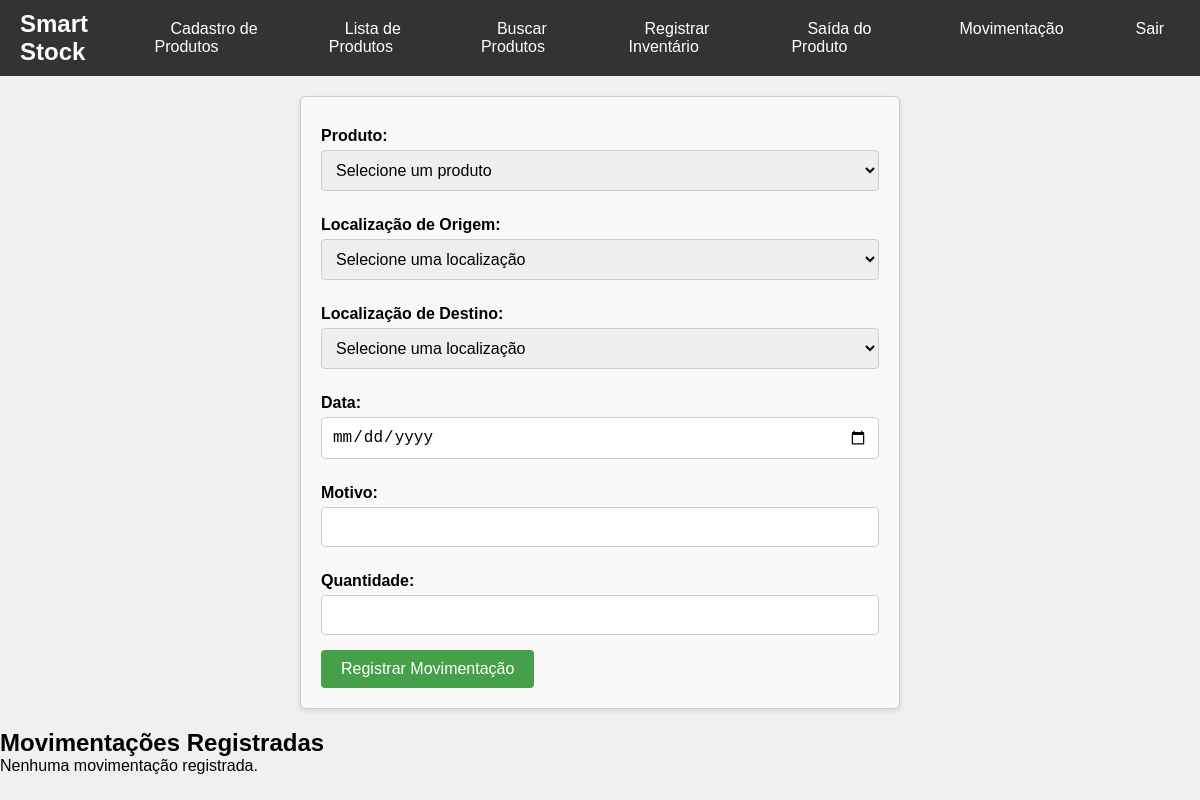
The page /view/movimentacao.php (signed in) on the database as committed earlier.
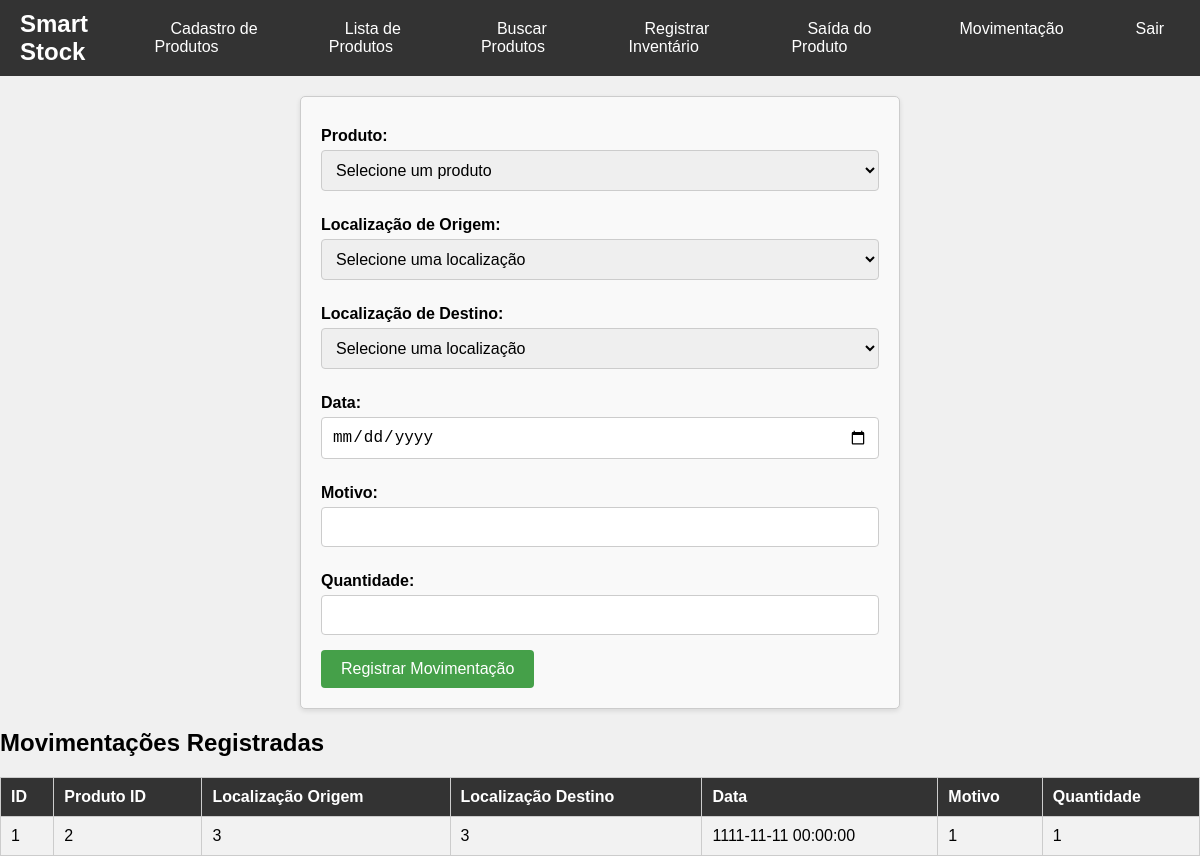
The same page on the database as committed later.
### tables this page shows
CREATE TABLE `movimentacao` (
  `movimentacao_id` int NOT NULL,
  `produto_id` int DEFAULT NULL,
  `localizacao_origem_id` int DEFAULT NULL,
  `localizacao_destino_id` int DEFAULT NULL,
  `data_movimentacao` datetime DEFAULT CURRENT_TIMESTAMP,
  `operador_id` int DEFAULT NULL,
  `motivo` varchar(255) DEFAULT NULL,
  `quantidade_movimentada` int DEFAULT NULL
);

### view/movimentacao.php (the view, shortened to what this page needs)
<!DOCTYPE html>
<html lang="pt-BR">
<head>
    <link rel="stylesheet" href="../css/header.css">
    <link rel="stylesheet" href="../css/index.css">
    <link rel="stylesheet" href="../css/produto/registrarMovimentacao.css">
</head>
<body>
<header id="header">
        <nav id="navbar">
            <h1 id="system-name">Smart Stock</h1>
            <ul id="nav">
                <li class="nav-item"><a href="cadastroProduto.php">Cadastro de Produtos</a></li>
                <li class="nav-item"><a href="listaProduto.php">Lista de Produtos</a></li>
                <li class="nav-item"><a href="buscarProduto.php">Buscar Produtos</a></li>
                <li class="nav-item"><a href="registrarInventario.php">Registrar Inventário</a></li>
                <li class="nav-item"><a href="registrarSaidaProduto.php">Saída do Produto</a></li>
                <li class="nav-item"><a href="movimentacao.php">Movimentação</a></li>
                <li class="nav-item"><a href="../index.php">Sair</a></li>
            </ul>
        </nav>
    </header>
    <form method="POST" action="../controller/registrarMovimentacao.php">
        <label for="produto_id">Produto:</label>
        <select name="produto_id" required>
            <option value="">Selecione um produto</option>
            <?php
            $conn = Conexao::conectar();
            ?>
        </select>
        <label for="localizacao_origem_id">Localização de Origem:</label>
        <select name="localizacao_origem_id" required>
            <option value="">Selecione uma localização</option>
        </select>
        <label for="localizacao_destino_id">Localização de Destino:</label>
        <select name="localizacao_destino_id" required>
            <option value="">Selecione uma localização</option>
        </select>
        <label for="data_movimentacao">Data:</label>
        <input type="date" name="data_movimentacao" required>
        <label for="motivo">Motivo:</label>
        <input type="text" name="motivo" required>
        <label for="quantidade_movimentada">Quantidade:</label>
        <input type="number" name="quantidade_movimentada" required>
        <button type="submit">Registrar Movimentação</button>
    </form>
    <h2>Movimentações Registradas</h2>
    <?php
    try {
        $sql = "SELECT * FROM movimentacao";
        $stmt = $conn->prepare($sql);
        $stmt->execute();
        if ($stmt->rowCount() > 0) {
            echo "<table border='1'>";
            echo "<tr><th>ID</th><th>Produto ID</th><th>Localização Origem</th><th>Localização Destino</th><th>Data</th><th>Motivo</th><th>Quantidade</th></tr>";
            while ($row = $stmt->fetch(PDO::FETCH_ASSOC)) {
                echo "<tr>
                    <td>{$row['movimentacao_id']}</td>
                    <td>{$row['produto_id']}</td>
                    <td>{$row['localizacao_origem_id']}</td>
                    <td>{$row['localizacao_destino_id']}</td>
                    <td>{$row['data_movimentacao']}</td>
                    <td>{$row['motivo']}</td>
                    <td>{$row['quantidade_movimentada']}</td>
                  </tr>";
            }
            echo "</table>";
        } else {
            echo "<p>Nenhuma movimentação registrada.</p>";
        }
    } catch (PDOException $e) {
        echo "<p>Erro ao buscar movimentações: " . $e->getMessage() . "</p>";
    }
    ?>
</body>
</html>

Rows that differ between the two databases and show on the page:
added movimentacao: movimentacao_id "1", produto "2", localizacao_origem "3", localizacao_destino "3", data_movimentacao "1111-11-11 00:00:00", motivo "1", quantidade_movimentada "1"
Other text that changed with them:
text no longer shown: "Nenhuma movimentação registrada."
text now shown: "ID Produto ID Localização Origem Localização Destino Data Motivo Quantidade"
